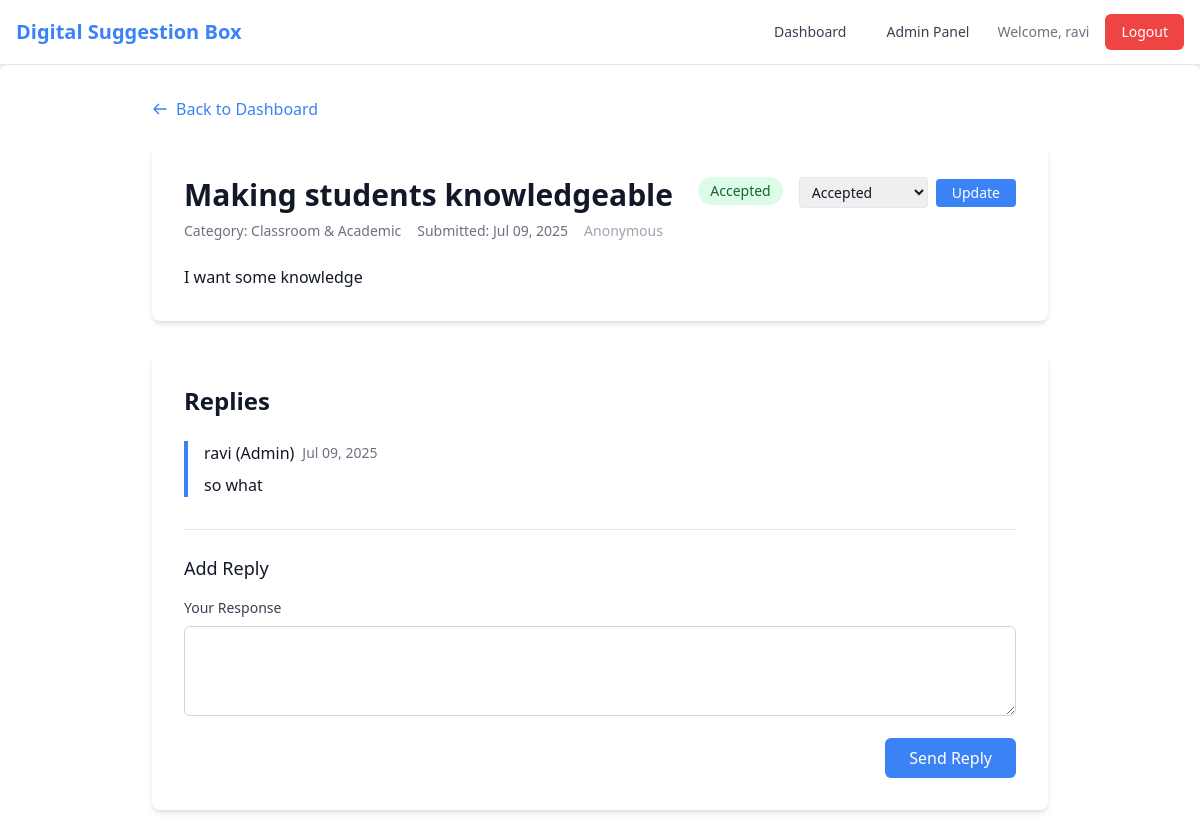
The page /suggestion/1/ (signed in) on the database its author committed.
### core/models.py (models this page shows, shortened)
class Suggestion(models.Model):
    STATUS_CHOICES = [
        ('under_review', 'Under Review'),
        ('accepted', 'Accepted'),
        ('rejected', 'Rejected'),
    ]
    user = models.ForeignKey(User, on_delete=models.SET_NULL, null=True, blank=True, related_name='suggestions')
    is_anonymous = models.BooleanField(default=False)
    category = models.ForeignKey(Category, on_delete=models.SET_NULL, null=True, related_name='suggestions')
    title = models.CharField(max_length=200)
    content = models.TextField()
    status = models.CharField(max_length=20, choices=STATUS_CHOICES, default='under_review')
    created_at = models.DateTimeField(auto_now_add=True)
    updated_at = models.DateTimeField(auto_now=True)
    sentiment = models.FloatField(null=True, blank=True, help_text="Sentiment polarity: -1 (negative) to 1 (positive)")
    is_spam = models.BooleanField(default=False, help_text="Flag if suggestion is likely spam")
    auto_category = models.CharField(max_length=100, null=True, blank=True, help_text="Auto-detected category")

class Category(models.Model):
    name = models.CharField(max_length=100, unique=True)
    created_by = models.ForeignKey(User, on_delete=models.SET_NULL, null=True, blank=True, related_name='created_categories')
    created_at = models.DateTimeField(auto_now_add=True)

class Reply(models.Model):
    suggestion = models.ForeignKey(Suggestion, on_delete=models.CASCADE, related_name='replies')
    admin = models.ForeignKey(User, on_delete=models.SET_NULL, null=True, related_name='admin_replies')
    content = models.TextField()
    created_at = models.DateTimeField(auto_now_add=True)

### core/views.py (the view)
# urls.py: path('suggestion/<int:suggestion_id>/', views.suggestion_detail, name='suggestion_detail'),
@login_required
def suggestion_detail(request, suggestion_id):
    suggestion = get_object_or_404(Suggestion, id=suggestion_id)
    can_manage = False
    can_view = False
    if request.user.is_superuser:
        can_manage = True
        can_view = True
    elif hasattr(request.user, 'category_admin'):
        if suggestion.category in request.user.category_admin.categories.all():
            can_manage = True
            can_view = True
    if suggestion.user == request.user:
        can_view = True
    if not can_view:
        messages.error(request, 'You do not have permission to view this suggestion.')
        return redirect('dashboard')
    if request.method == 'POST' and can_manage:
        reply_form = ReplyForm(request.POST)
        if reply_form.is_valid():
            reply = reply_form.save(commit=False)
            reply.suggestion = suggestion
            reply.admin = request.user
            reply.save()
            messages.success(request, 'Reply added successfully!')
            return redirect('suggestion_detail', suggestion_id=suggestion.id)
    else:
        reply_form = ReplyForm()
    return render(request, 'core/suggestion_detail.html', {
        'suggestion': suggestion,
        'reply_form': reply_form,
        'can_manage': can_manage,
    })

### core/forms.py
class ReplyForm(forms.ModelForm):
    class Meta:
        model = Reply
        fields = ['content']
        widgets = {
            'content': forms.Textarea(attrs={'class': 'w-full px-3 py-2 border border-gray-300 rounded-md focus:outline-none focus:ring-2 focus:ring-blue-500', 'rows': 3}),
        }

### core/templates/core/suggestion_detail.html (shortened to what this page needs)
{% extends 'core/base.html' %}
{% block content %}
<div class="max-w-4xl mx-auto">
    <div class="mb-6">
        <a href="{% url 'dashboard' %}" class="text-primary hover:text-blue-600 flex items-center">
            <svg class="w-4 h-4 mr-2" fill="none" stroke="currentColor" viewBox="0 0 24 24">
                <path stroke-linecap="round" stroke-linejoin="round" stroke-width="2" d="M10 19l-7-7m0 0l7-7m-7 7h18"></path>
            </svg>
            Back to Dashboard
        </a>
    </div>
    <div class="bg-white rounded-lg shadow-md p-8 mb-8">
        <div class="flex items-start justify-between mb-6">
            <div class="flex-1">
                <h1 class="text-3xl font-bold text-gray-900 mb-2">{{ suggestion.title }}</h1>
                <div class="flex items-center space-x-4 text-sm text-gray-500">
                    <span>Category: {{ suggestion.category.name }}</span>
                    <span>Submitted: {{ suggestion.created_at|date:"M d, Y" }}</span>
                    {% if suggestion.is_anonymous %}
                        <span class="text-gray-400">Anonymous</span>
                    {% else %}
                        <span>By: {{ suggestion.user.username }}</span>
                    {% endif %}
                </div>
            </div>
            <span id="status-badge" class="inline-flex items-center px-3 py-1 rounded-full text-sm font-medium
                {% if suggestion.status == 'under_review' %}bg-yellow-100 text-yellow-800
                {% elif suggestion.status == 'accepted' %} bg-green-100 text-green-800
                {% else %}bg-red-100 text-red-800{% endif %}">
                {{ suggestion.get_status_display }}
            </span>
            {% if can_manage %}
            <form id="status-update-form" class="ml-4 flex items-center" method="post" onsubmit="return false;">
                <select id="status-select" name="status" class="border rounded px-2 py-1 text-sm mr-2">
                    <option value="accepted" {% if suggestion.status == 'accepted' %}selected{% endif %}>Accepted</option>
                </select>
                <button type="submit" class="bg-primary hover:bg-blue-600 text-white font-medium py-1 px-4 rounded transition duration-200 text-sm">Update</button>
            </form>
            {% endif %}
        </div>
        <div class="prose max-w-none">
            <p class="text-gray-700 leading-relaxed">{{ suggestion.content|linebreaks }}</p>
        </div>
    </div>
    <div class="bg-white rounded-lg shadow-md p-8">
        <h2 class="text-2xl font-bold text-gray-900 mb-6">Replies</h2>
        {% if suggestion.replies.all %}
            <div class="space-y-6">
                {% for reply in suggestion.replies.all %}
                <div class="border-l-4 border-primary pl-4">
                    <div class="flex items-center justify-between mb-2">
                        <div class="flex items-center space-x-2">
                            <span class="font-medium text-gray-900">
                                {% if reply.admin %}
                                    {{ reply.admin.username }} (Admin)
                                {% else %}
                                    Admin
                                {% endif %}
                            </span>
                            <span class="text-sm text-gray-500">{{ reply.created_at|date:"M d, Y" }}</span>
                        </div>
                    </div>
                    <p class="text-gray-700">{{ reply.content|linebreaks }}</p>
                </div>
                {% endfor %}
            </div>
        {% endif %}
        {% if can_manage %}
            <div class="mt-8 pt-6 border-t border-gray-200">
                <h3 class="text-lg font-medium text-gray-900 mb-4">Add Reply</h3>
                <form method="post" class="space-y-4">
                    <div>
                        <label for="{{ reply_form.content.id_for_label }}" class="block text-sm font-medium text-gray-700 mb-2">
                            Your Response
                        </label>
                        {{ reply_form.content }}
                    </div>
                    <div class="flex justify-end">
                        <button type="submit" class="bg-primary hover:bg-blue-600 text-white font-medium py-2 px-6 rounded-md transition duration-200">
                            Send Reply
                        </button>
                    </div>
                </form>
            </div>
        {% endif %}
    </div>
</div>
{% endblock %}

### core/templates/core/base.html (shortened to what this page needs)
<!DOCTYPE html>
<html lang="en">
<head>
    <script src="https://cdn.tailwindcss.com"></script>
</head>
<body class="bg-gray-50 min-h-screen text-gray-900">
    <nav class="bg-white shadow-lg border-b border-gray-200">
        <div class="max-w-7xl mx-auto px-4">
            <div class="flex justify-between h-16">
                <div class="flex items-center">
                    <a href="{% url 'home' %}" class="text-xl font-bold text-primary">
                        Digital Suggestion Box
                    </a>
                </div>
                <div class="flex items-center space-x-4">
                    {% if user.is_authenticated %}
                        <a href="{% url 'dashboard' %}" class="text-gray-700 hover:text-primary px-3 py-2 rounded-md text-sm font-medium">
                            Dashboard
                        </a>
                        {% if user.is_staff %}
                            <a href="{% url 'admin_panel' %}" class="text-gray-700 hover:text-primary px-3 py-2 rounded-md text-sm font-medium">
                                Admin Panel
                            </a>
                        {% endif %}
                        <span class="text-gray-500 text-sm">Welcome, {{ user.username }}</span>
                        <a href="{% url 'logout' %}" class="bg-red-500 hover:bg-red-600 text-white px-4 py-2 rounded-md text-sm font-medium">
                            Logout
                        </a>
                    {% endif %}
                </div>
            </div>
        </div>
    </nav>
    <main class="max-w-7xl mx-auto px-4 py-8 bg-white rounded-lg shadow-lg">
        {% block content %}
        {% endblock %}
    </main>
</body>
</html>

### rows shown on the page
Suggestion: title "Making students knowledgeable", category.name "Classroom & Academic", created_at "Jul 09, 2025", status "Accepted", content "I want some knowledge"
Reply: admin.username "ravi", created_at "Jul 09, 2025", content "so what"

### other values the page prints
{{ user.username }} "ravi"
